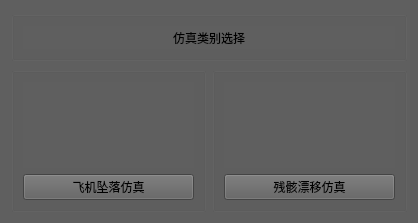
<?xml version="1.0" encoding="UTF-8"?>
<ui version="4.0">
 <class>Sim_catalog</class>
 <widget class="QWidget" name="Sim_catalog">
  <property name="geometry">
   <rect>
    <x>0</x>
    <y>0</y>
    <width>418</width>
    <height>223</height>
   </rect>
  </property>
  <property name="windowTitle">
   <string>Form</string>
  </property>
  <property name="styleSheet">
   <string notr="true">background-color: rgb(95, 95, 95);</string>
  </property>
  <layout class="QVBoxLayout" name="verticalLayout_3">
   <item>
    <widget class="QGroupBox" name="groupBox">
     <property name="maximumSize">
      <size>
       <width>16777215</width>
       <height>50</height>
      </size>
     </property>
     <property name="title">
      <string/>
     </property>
     <layout class="QHBoxLayout" name="horizontalLayout">
      <item>
       <widget class="QLabel" name="label">
        <property name="text">
         <string>仿真类别选择</string>
        </property>
        <property name="alignment">
         <set>Qt::AlignCenter</set>
        </property>
       </widget>
      </item>
     </layout>
    </widget>
   </item>
   <item>
    <layout class="QHBoxLayout" name="horizontalLayout_2">
     <item>
      <widget class="QGroupBox" name="drop_GB">
       <property name="title">
        <string/>
       </property>
       <layout class="QVBoxLayout" name="verticalLayout">
        <item>
         <widget class="QWidget" name="drop_widght" native="true">
          <property name="styleSheet">
           <string notr="true">image: url(:/catalog/picture/drop.png);</string>
          </property>
         </widget>
        </item>
        <item>
         <widget class="QPushButton" name="drop_BT">
          <property name="text">
           <string>飞机坠落仿真</string>
          </property>
         </widget>
        </item>
       </layout>
      </widget>
     </item>
     <item>
      <widget class="QGroupBox" name="drift_GB">
       <property name="title">
        <string/>
       </property>
       <layout class="QVBoxLayout" name="verticalLayout_2">
        <item>
         <widget class="QWidget" name="drift_Widght" native="true">
          <property name="styleSheet">
           <string notr="true">image: url(:/catalog/picture/drift.png);</string>
          </property>
         </widget>
        </item>
        <item>
         <widget class="QPushButton" name="drift_BT">
          <property name="text">
           <string>残骸漂移仿真</string>
          </property>
         </widget>
        </item>
       </layout>
      </widget>
     </item>
    </layout>
   </item>
  </layout>
 </widget>
 <resources/>
 <connections/>
</ui>
